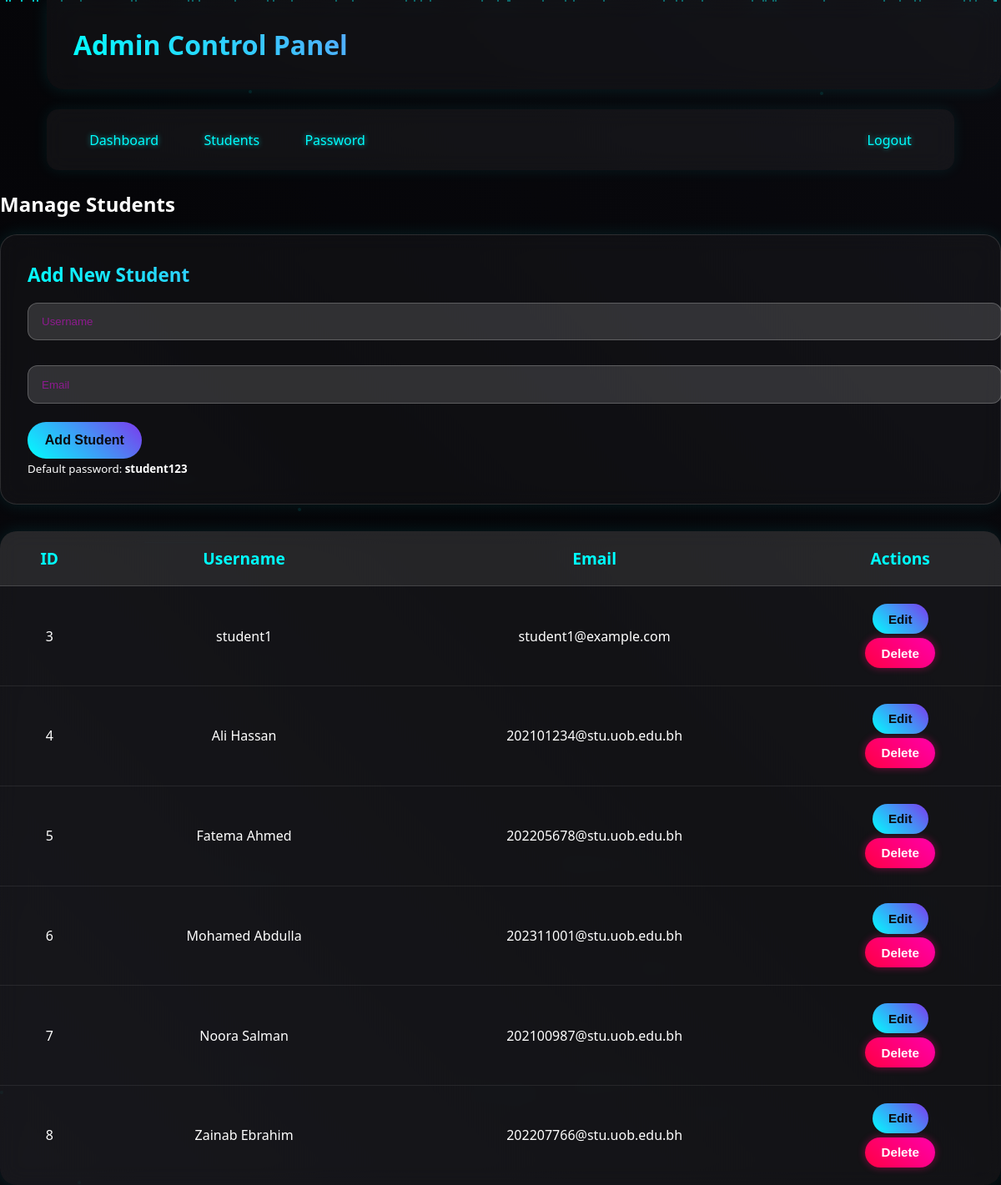
The page /src/auth/AdminPortal.php?action=students (signed in) on the database its author committed.
### tables this page shows
CREATE TABLE `users` (
  `id` int(11) NOT NULL,
  `username` varchar(50) NOT NULL,
  `email` varchar(100) NOT NULL,
  `password_hash` varchar(255) NOT NULL,
  `role` enum('admin','student','instructor') DEFAULT 'student',
  `student_id` varchar(20) DEFAULT NULL,
  `created_by` int(11) DEFAULT NULL,
  `created_at` timestamp NOT NULL DEFAULT current_timestamp(),
  `updated_at` timestamp NOT NULL DEFAULT current_timestamp() ON UPDATE current_timestamp(),
  `last_login` timestamp NULL DEFAULT NULL,
  `is_active` tinyint(1) DEFAULT 1
);

### src/auth/AdminPortal.php (the view, shortened to what this page needs)
<?php
include '../../config/Config.php';
$action = $_GET['action'] ?? 'dashboard';
$students = [];
if ($action === 'students') {
    $stmt = $conn->query("SELECT * FROM users WHERE role = 'student'");
    $students = $stmt->fetchAll(PDO::FETCH_ASSOC);
}
?>
<!DOCTYPE html>
<html lang="en">
<head>
    <link rel="stylesheet" href="../common/css/background.css">
    <link rel="stylesheet" href="../common/css/adminPortal.css">
</head>
<body>
<div class="bg-animation">
    <div class="neural-network" id="neuralNetwork"></div>
    <div class="particles" id="particles"></div>
</div>
<div class="header">
    <h1>Admin Control Panel</h1>
</div>
<div class="nav">
    <div class="nav-left">
        <a href="AdminPortal.php?action=dashboard">Dashboard</a>
        <a href="AdminPortal.php?action=students">Students</a>
        <a href="AdminPortal.php?action=password">Password</a>
    </div>
    <div class="nav-right">
        <a href="logout.php">Logout</a>
    </div>
</div>
<div class="main-content">
<?php if ($action === 'dashboard'): ?>
    <!-- ===========================
         ADMIN DASHBOARD (NEW)
    ============================ -->
    <div class="welcome-box">
        <h2>Welcome back, <?php echo $_SESSION['username']; ?>!</h2>
        <p>Last login: <?php echo date("Y-m-d H:i:s"); ?></p>
    </div>
    <div class="dashboard-grid">
    <?php if (isAdmin() || isInstructor()): ?>
 <div class="card">
        <h3>Resources</h3>
        <p>Manage and organize all learning resources.</p>
        <a href="../resources/admin.php"><button>Manage Resources</button></a>
    </div>
    <div class="card">
        <h3>Weekly Breakdown</h3>
        <p>Create and manage weekly schedules and content.</p>
        <a href="../weekly/admin.php"><button>Manage Weekly</button></a>
    </div>
    <div class="card">
        <h3>Assignments</h3>
        <p>Create and manage assignments and grading.</p>
        <a href="../assignments/admin.html"><button>Manage Assignments</button></a>
    </div>
    <div class="card">
        <h3>General Discussion Boards</h3>
        <p>Moderate and manage all discussion boards.</p>
        <p>extra task (Not implemented)</p>
        <a href="#"><button>Manage Discussions</button></a>
    </div>
    <?php endif; ?>
    </div>
<?php elseif ($action === 'students'): ?>
    <h2>Manage Students</h2>
    <div class="card" style="margin-bottom: 2rem;">
        <h3>Add New Student</h3>
        <form method="POST">
            <input type="text" name="username" placeholder="Username" required><br><br>
            <input type="email" name="email" placeholder="Email" required><br><br>
            <button type="submit" name="add_student">Add Student</button>
        </form>
        <small>Default password: <b>student123</b></small>
    </div>
    <?php if (count($students) > 0): ?>
        <table id="weeks-table">
            <tr>
                <th>ID</th><th>Username</th><th>Email</th><th>Actions</th>
            </tr>
            <?php foreach ($students as $student): ?>
            <tr>
                <td><?php echo $student['id']; ?></td>
                <td><?php echo $student['username']; ?></td>
                <td><?php echo $student['email']; ?></td>
                <td>
                    <button onclick="showEditForm(<?php echo $student['id']; ?>, '<?php echo $student['username']; ?>', '<?php echo $student['email']; ?>')">Edit</button>
                    <form method="POST" style="display:inline;">
                        <button type="submit" name="delete_user" class="danger" onclick="return confirm('Delete student?')">Delete</button>
                    </form>
                </td>
            </tr>
            <?php endforeach; ?>
        </table>
    <?php else: ?>
        <p>No students found.</p>
    <?php endif; ?>
<?php endif; ?>
</div>
</body>
</html>

### src/common/css/background.css (style rules this page uses)
.bg-animation { position: fixed; top: 0; left: 0; width: 100%; height: 100%; pointer-events: none; z-index: -1; background: linear-gradient(45deg, var(--dark) 0%, var(--darker) 50%, var(--dark) 100%); }
.neural-network { position: absolute; width: 100%; height: 100%; opacity: 0.1; }
.particles { position: absolute; top: 0; left: 0; width: 100%; height: 100%; overflow: hidden; }

### src/common/css/adminPortal.css (style rules this page uses)
:root { --primary: #00ffff; --secondary: #ff00ff; --accent: #7c3aed; --dark: #0a0a0f; --darker: #050508; --light: #ffffff; --gray: #9ca3af; --success: #00ff88; --danger: #ff4444; }
body { margin: 0; padding: 0; background: var(--darker); font-family: 'Segoe UI', Tahoma, sans-serif; color: var(--light); }
.header { background: rgba(255, 255, 255, 0.04); padding: 2rem 2rem; margin-left: 3.5rem; border-radius: 0 0 20px 20px; backdrop-filter: blur(14px); box-shadow: 0 0 20px rgba(0, 255, 255, 0.10); }
.header h1 { font-size: 2rem; margin: 0; background: linear-gradient(45deg, var(--primary), var(--secondary)); -webkit-background-clip: text; -webkit-text-fill-color: transparent; }
.nav { background: rgba(255, 255, 255, 0.05); padding: 1rem 2rem; margin: 1.5rem 3.5rem; border-radius: 14px; backdrop-filter: blur(12px); box-shadow: 0 0 18px rgba(0, 255, 255, 0.08); display: flex; justify-content: space-between; align-items: center; }
.nav-left, .nav-right { display: flex; gap: 1rem; }
.nav a { color: var(--primary); font-weight: 500; text-decoration: none; padding: 0.6rem 1.2rem; border-radius: 12px; transition: 0.3s ease; text-shadow: 0 0 6px rgba(0,255,255,0.6); }
.card { padding: 2rem; border-radius: 20px; background: rgba(255,255,255,0.04); border: 1px solid rgba(255,255,255,0.12); box-shadow: 0 0 20px rgba(0,255,255,0.10); backdrop-filter: blur(12px); transition: 0.3s ease; }
.card h3 { margin-top: 0; margin-bottom: 0.6rem; font-size: 1.4rem; background: linear-gradient(45deg, var(--primary), var(--secondary)); -webkit-background-clip: text; -webkit-text-fill-color: transparent; }
button, .card button { padding: 0.8rem 1.3rem; border: none; border-radius: 25px; font-size: 1rem; font-weight: bold; cursor: pointer; background: linear-gradient(45deg, var(--primary), var(--accent)); color: var(--dark); transition: 0.3s ease; }
button.danger { background: linear-gradient(45deg, #ff0044, #ff00aa); color: var(--light); }
input, textarea, select { width: 100%; padding: 0.9rem 1rem; margin-top: 0.5rem; border-radius: 12px; border: 1px solid rgba(255,255,255,0.22); background: rgba(255,255,255,0.14); color: var(--light); transition: 0.25s ease; caret-color: var(--secondary); }
input::placeholder { color: rgba(255, 0, 255, 0.45); }
table { width: 100%; border-collapse: collapse; margin-top: 1.5rem; background: rgba(255, 255, 255, 0.03); border-radius: 20px; overflow: hidden; backdrop-filter: blur(12px); box-shadow: 0 0 20px rgba(0,255,255,0.10); }
th, td { text-align: center; }
th { background: rgba(255, 255, 255, 0.10); color: var(--primary); padding: 1.2rem; font-size: 1.2rem; border-bottom: 1px solid rgba(255,255,255,0.15); }
td { padding: 1rem 1.2rem; font-size: 1rem; color: var(--light); background: rgba(255, 255, 255, 0.025); border-bottom: 1px solid rgba(255,255,255,0.08); }
tr:last-child td { border-bottom: none; }
td button { width: auto; padding: 0.6rem 1.2rem; margin: 0.3rem auto; display: block; font-size: 0.95rem; }
td button.danger { background: linear-gradient(45deg, #ff0044, #ff00aa) !important; color: var(--light) !important; border-radius: 25px; box-shadow: 0 0 10px rgba(255, 0, 120, 0.45); }

### rows shown on the page
users: id "3", username "student1", email "student1@example.com"
users: id "4", username "Ali Hassan", email "202101234@stu.uob.edu.bh"
users: id "5", username "Fatema Ahmed", email "202205678@stu.uob.edu.bh"
users: id "6", username "Mohamed Abdulla", email "202311001@stu.uob.edu.bh"
users: id "7", username "Noora Salman", email "202100987@stu.uob.edu.bh"
users: id "8", username "Zainab Ebrahim", email "202207766@stu.uob.edu.bh"
